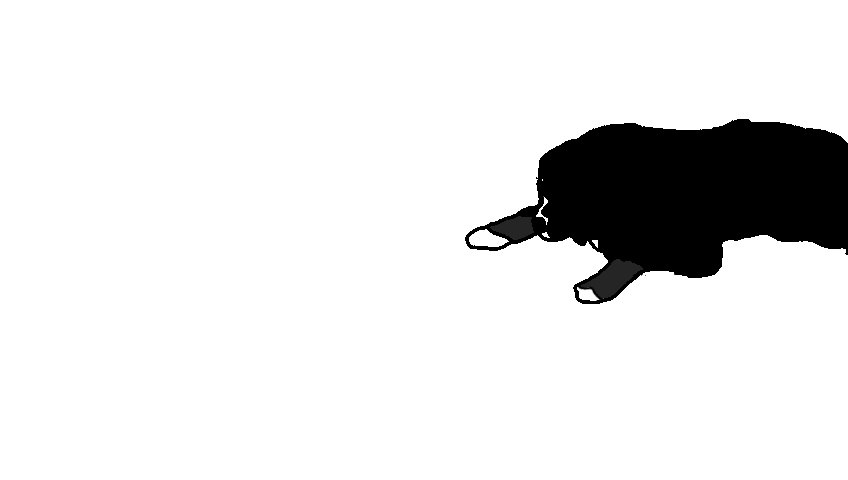
#> input picture data/animated/frame0.jpg, 848 x 480 px
$ python -i optical_flow.py   (imports and definitions only)
#> lines starting #> are read from the running program, lines starting #| are printed output that depends on the picture
#> further down, picture is the input picture: shape (480, 848, 3); min 0, max 255, mean 229.2
import numpy as np
import math
import cv2

# [14 lines left out: function smooth_video, not called in this run]

def gradients(frames):
    '''
    Calculate gradients in time, x, and y directions.
    INPUTS:
        frames - smoothed frames of our video.
    OUTPUTS:
        gt - gradient in time axis
        gr - gradient along rows (vertical gradient)
        gc - gradient along cols (horizontal gradient)
    '''
    h = np.array([0.5, 0, -0.5]) # central finite difference filter
    T, R, C = np.shape(frames) # grab num frames, rows, columns
#> T = 480; R = 848; C = 3

    gt = np.zeros((T,R,C)) # time gradient
    gr = np.zeros((T,R,C)) # row gradient (vertical)
    gc = np.zeros((T,R,C)) # col gradient (horizontal)

    # time gradient, convolve along time axis
    for r in range(R):
        for c in range(C):
            gt[:,r,c] = np.convolve(h, frames[:,r,c], mode='same')
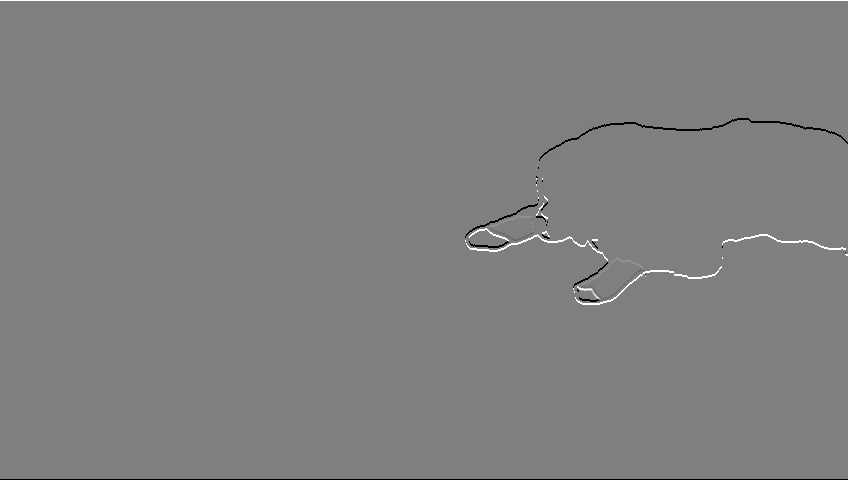
#> gt: shape (480, 848, 3) float64; min -127.5, max 127.5, mean 0; drawn with min black and max white

    # for row (x) gradient, convolve along row axis
    for t in range(T):
        for c in range(C):
            gr[t,:,c] = np.convolve(h, frames[t,:,c], mode='same')
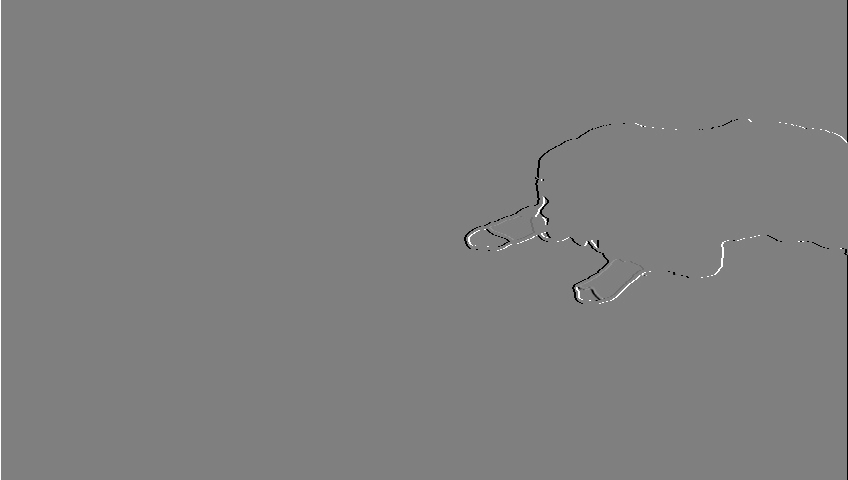
#> gr: shape (480, 848, 3) float64; min -127.5, max 127.5, mean 0; drawn with min black and max white

    # col (x) gradient, convolve along col axis
    for t in range(T):
        for r in range(R):
            gc[t,r,:] = np.convolve(h, frames[t,r,:], mode='same')
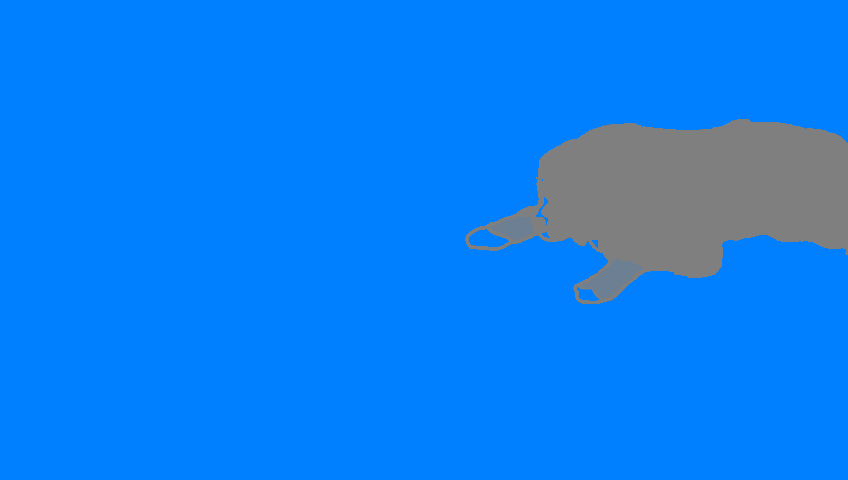
#> gc: shape (480, 848, 3) float64; mean B, G, R 114.6, 0, -114.6; drawn with min black and max white

    # set gradients at edges to 0
    gt[0,:,:]=0
    gt[-1,:,:]=0
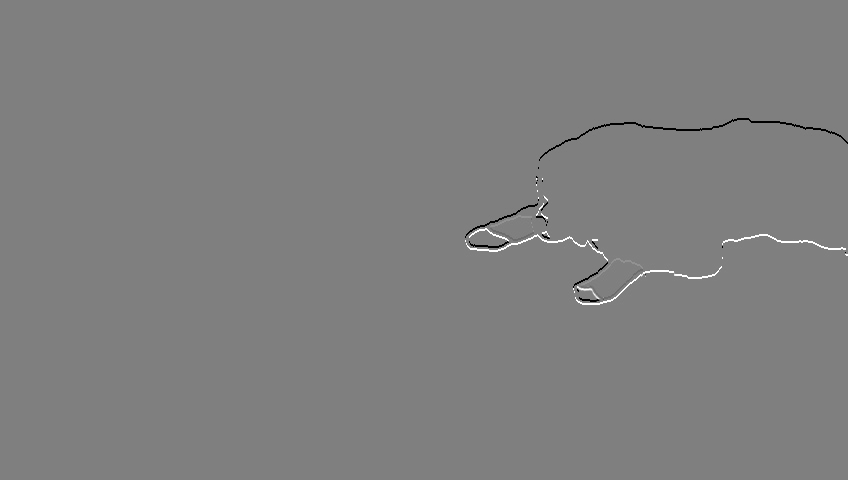
#> gt: shape (480, 848, 3) float64; min -127.5, max 127.5, mean 0; drawn with min black and max white

    gr[:,0,:]=0
    gr[:,-1,:]=0
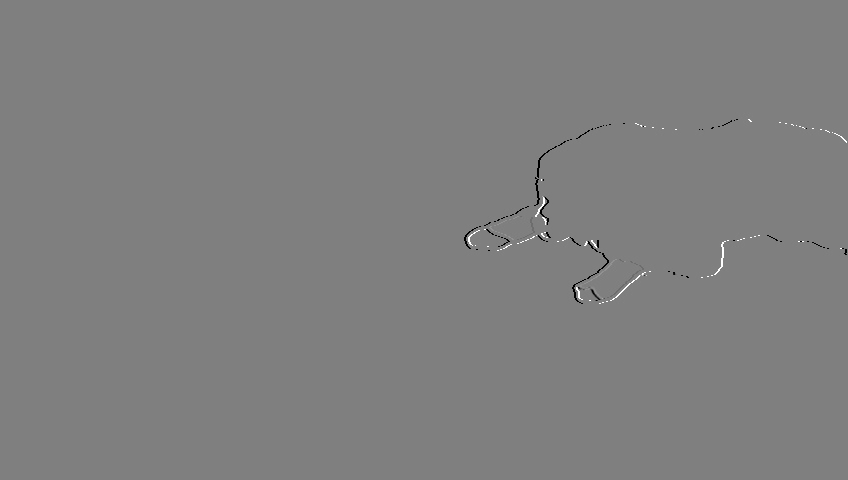
#> gr: shape (480, 848, 3) float64; min -127.5, max 127.5, mean -0.1; drawn with min black and max white

    gc[:,:,0]=0
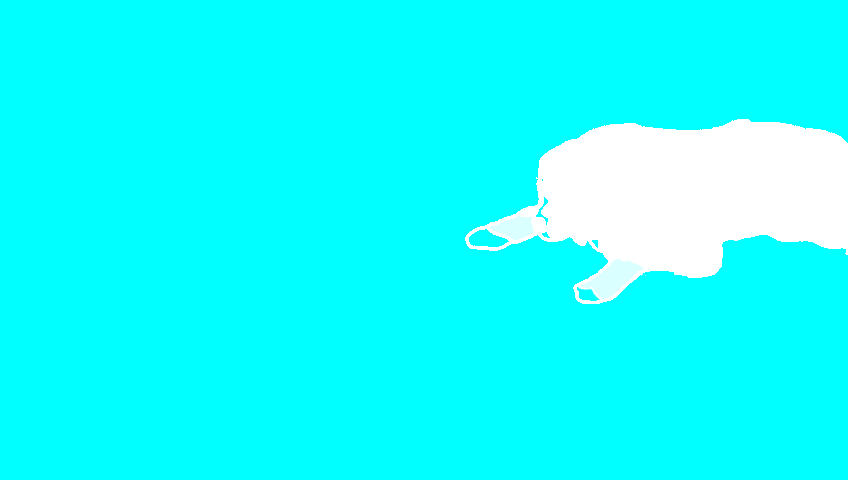
#> gc: shape (480, 848, 3) float64; mean B, G, R 0, 0, -114.6; drawn with min black and max white
    gc[:,:,-1]=0
#> gc: shape (480, 848, 3) float64; every value is 0

    return gt, gr, gc

# [157 lines left out: functions lucas_kanade, medianfilt, interpolate, velocity_fill, not called in this run]

>>> import cv2
>>> picture = cv2.imread('data/animated/frame0.jpg')
>>> result = gradients(picture)
